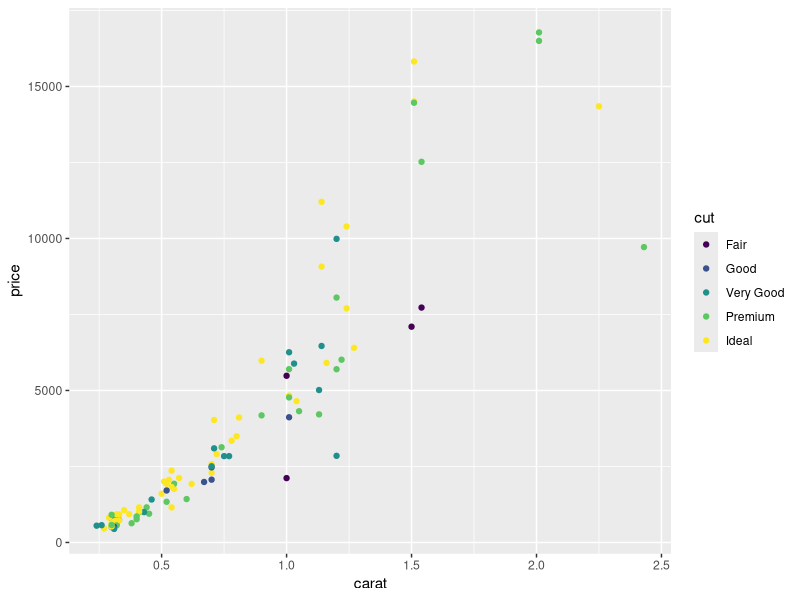
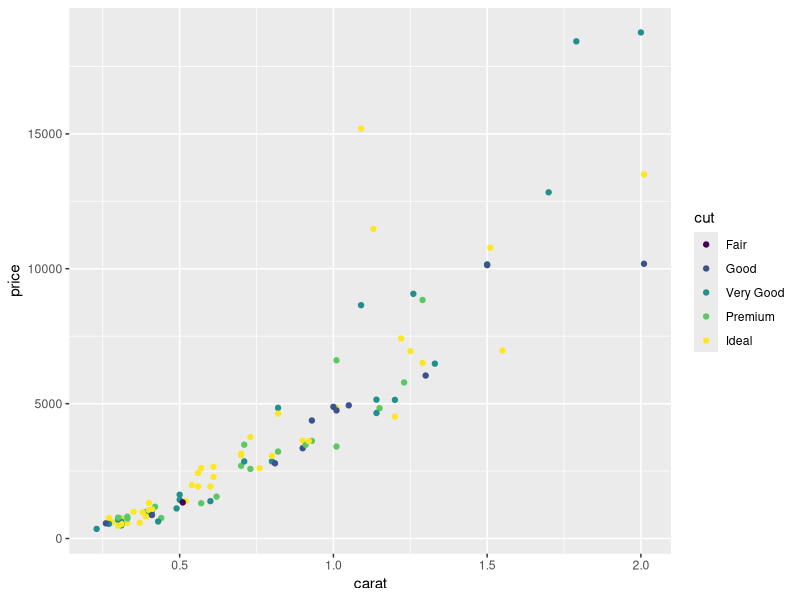
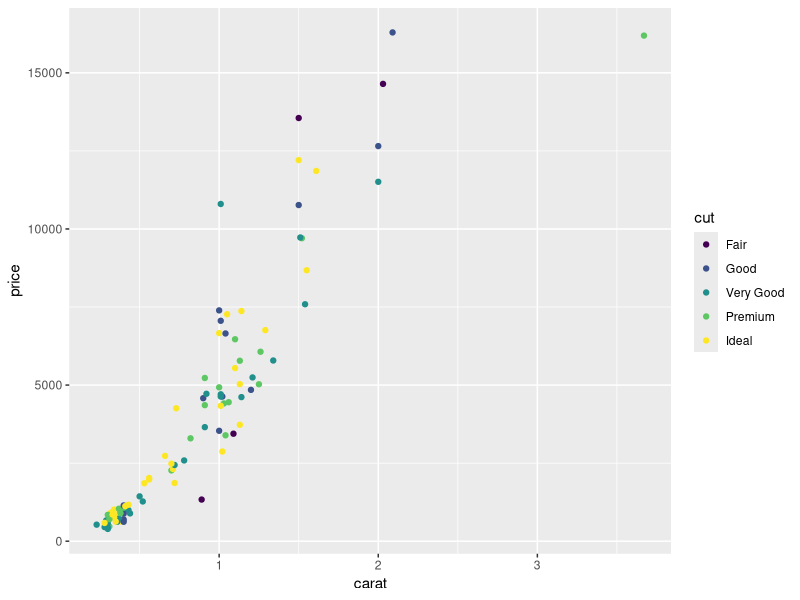
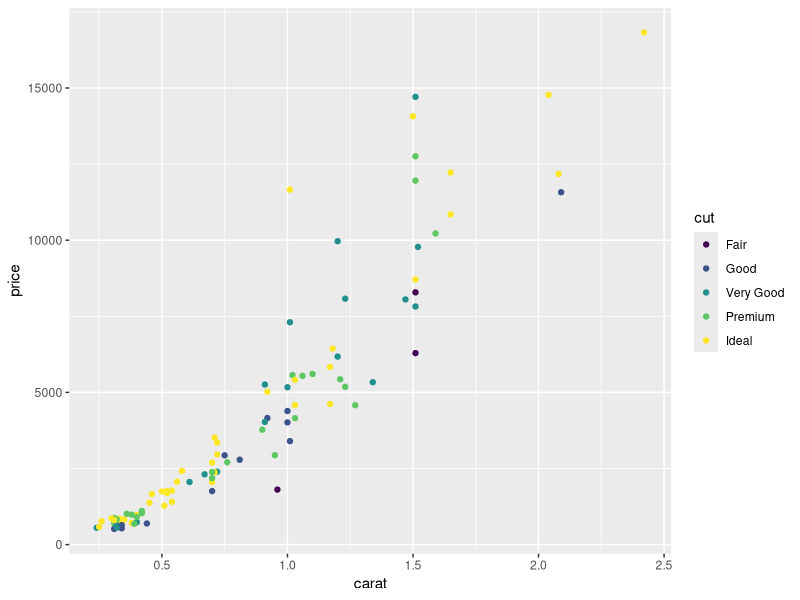
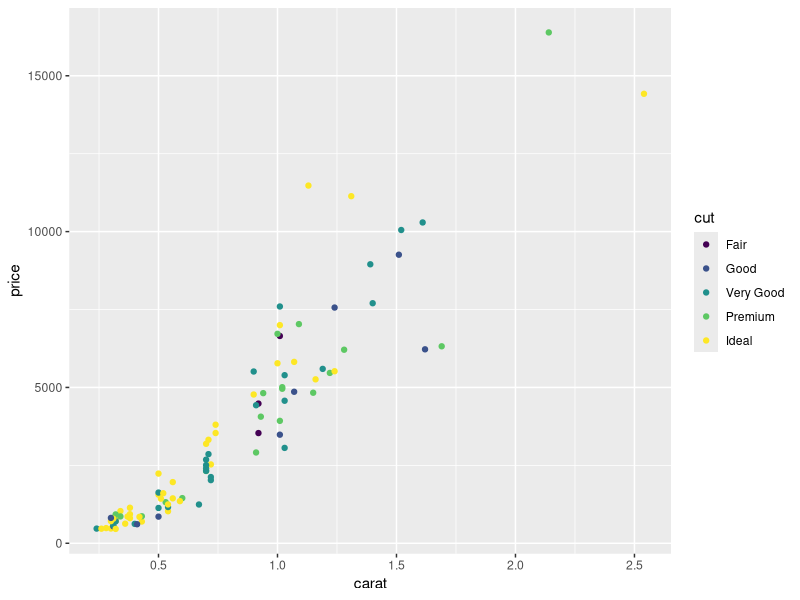
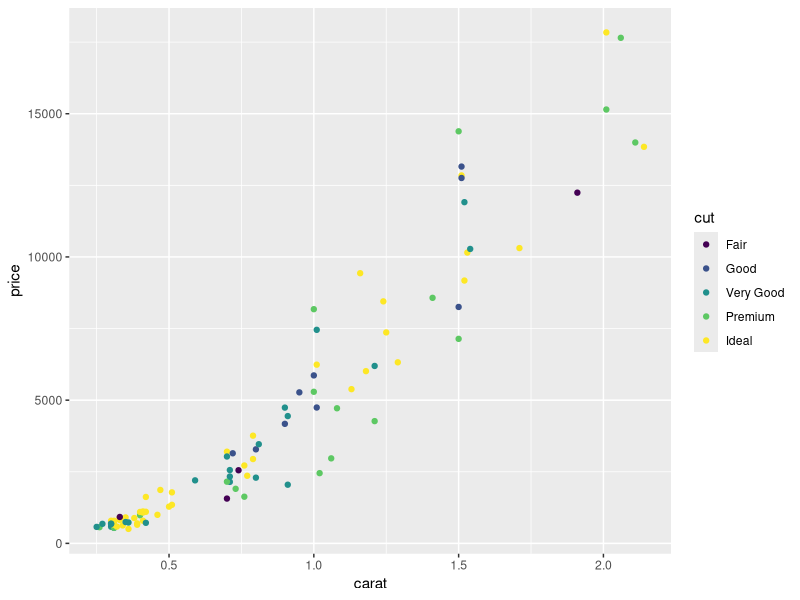
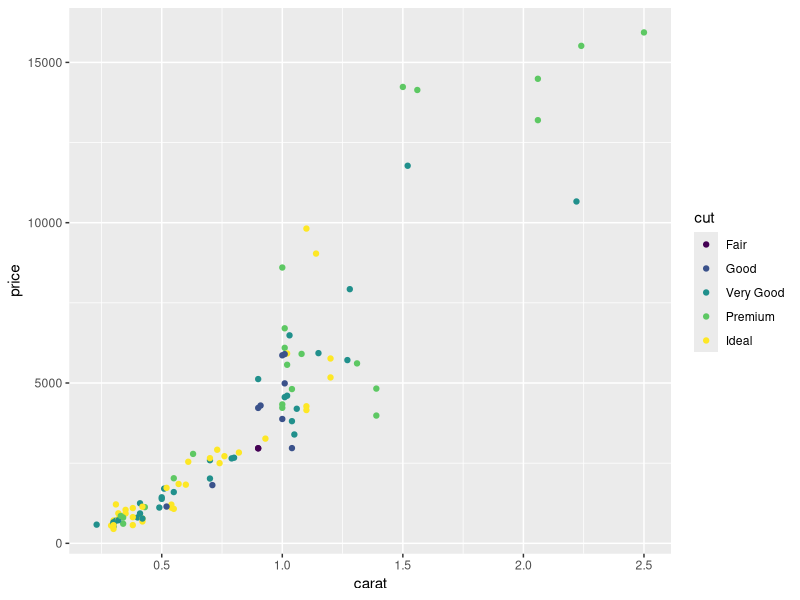
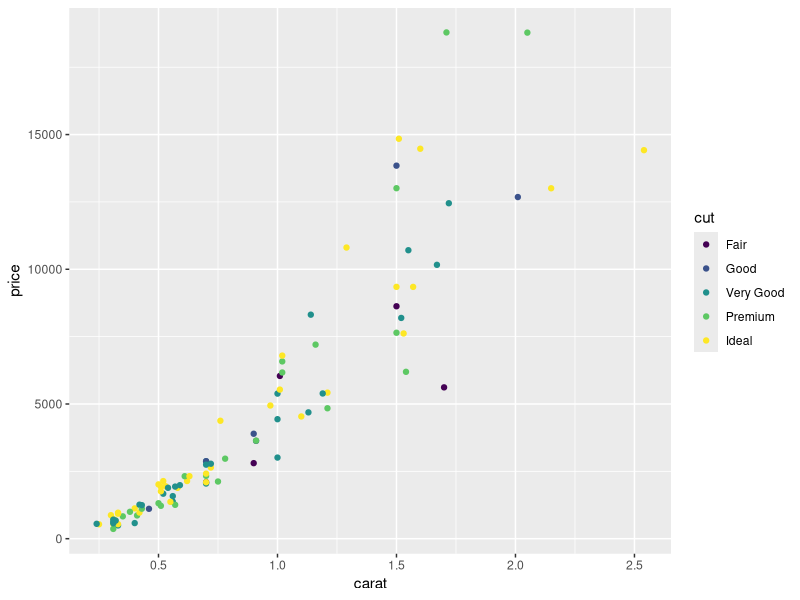

Write the R code that produced these figures, in order.
## ---- chunk 1
knitr::opts_chunk$set(echo = FALSE)
## ---- chunk 2
library(ggplot2)
library(dplyr)

plot_list = list()
for (i in 1:10) {
  plot <- diamonds %>% 
  sample_n(100) %>% 
  ggplot(., aes(x = carat, y = price, color = cut)) + 
    geom_point()
  plot_list[[i]] <- plot
}

# Save plots to tiff. Makes a separate file for each plot.
for (i in 1:10) {
    #file_name = paste("diamond_plot_", i, ".png", sep="")
    #tiff(file_name)
    print(plot_list[[i]])
    #dev.off()
}
